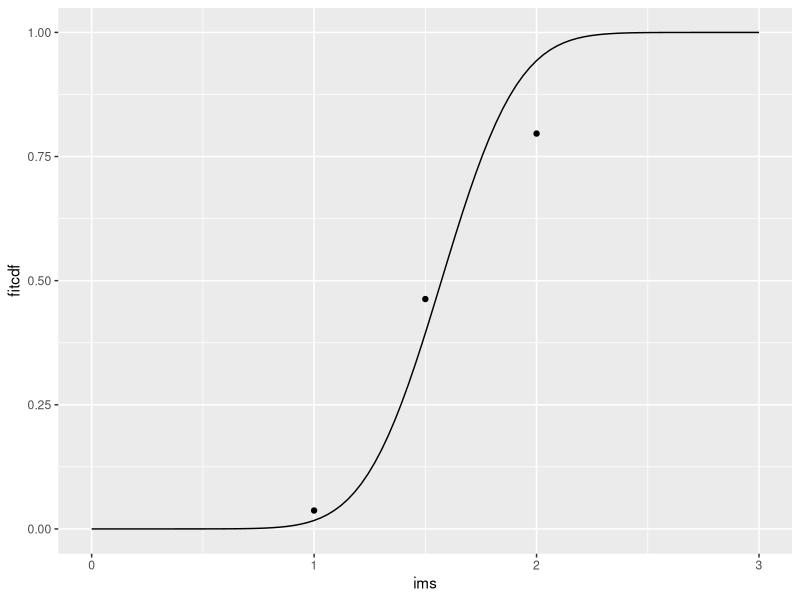

Recreate this plot in R.
# Huy Pham
# UC Berkeley
# Created: October 2020
# Description: This script does logistic regression to determine param importance

library(tidyverse)

rm(list=ls())

# dataPath <- '../pastRuns/random200withTfb.csv'
# 
# isolDat <- read.csv(dataPath, header=TRUE)
# 
# # non dims
# isolDat$TfbRatio <- isolDat$Tfb/isolDat$Tm
# isolDat$mu2Ratio <- isolDat$mu2/isolDat$GMSTm
# isolDat$gapRatio <- isolDat$moatGap/(isolDat$GMSTm*isolDat$Tm^2)
# isolDat$T2Ratio <- isolDat$T2/isolDat$Tm
# isolDat$Ry <- isolDat$RI
# isolDat$zeta <- isolDat$zetaM
# isolDat$A_S1 <- isolDat$S1Ampli
# 
# isolDat$collapsed <- as.numeric(isolDat$collapseDrift1 |
#                                   isolDat$collapseDrift2 |
#                                   isolDat$collapseDrift3)
# 
# collapsedLogit <- glm(collapsed ~ TfbRatio + mu2Ratio + gapRatio + T2Ratio +
#                         Ry + zeta, data = isolDat)
# 
# summary(collapsedLogit)
# 
# impactedLogit <- glm(impacted ~ TfbRatio + mu2Ratio + gapRatio + T2Ratio +
#                         Ry + zeta, data = isolDat)
# 
# summary(impactedLogit)
# 
# piGroups <- data.frame(isolDat$TfbRatio,
#                        isolDat$mu2Ratio,
#                        isolDat$gapRatio,
#                        isolDat$T2Ratio,
#                        isolDat$Ry,
#                        isolDat$zeta)
# 
# corMatPi <- piGroups %>% as.matrix %>% cor %>% as.data.frame
# 
# rawVars <- data.frame(isolDat$Ry,
#                       isolDat$Tfb,
#                       isolDat$Tm,
#                       isolDat$mu2,
#                       isolDat$moatGap,
#                       isolDat$zetaM,
#                       isolDat$T2,
#                       isolDat$GMSTm)
# 
# corMatRaw <- rawVars %>% as.matrix %>% cor %>% as.data.frame
# 
collapsed <- c(2, 25, 43)
pCol <- collapsed/54
imLevel <- c(1, 1.5, 2)

# fit lognormal parameters using binomial likelihood function
startPt <- c(mean(log(imLevel)), sqrt(var(log(imLevel))))

negBinomLik <- function(lnormPars){
  p <- pnorm(log(imLevel), mean = lnormPars[1], sd = lnormPars[2])
  binomPdfs <- dbinom(collapsed, size = 54, prob = p)
  likelihood <- prod(binomPdfs)
  return(-likelihood)
}

fit <- optim(startPt, negBinomLik)

theta <- exp(fit$par[1])
beta <- fit$par[2]

ims <- seq(0, 3, length.out = 100)
fitcdf <- pnorm(ims, mean = theta, sd = beta)

idaFit <- data.frame(ims, fitcdf)
idaData <- data.frame(imLevel, collapsed, pCol)

ggplot(data = idaFit, aes(ims, fitcdf)) + geom_line() +
  geom_point(data = idaData, aes(imLevel, pCol))

# ida <- data.frame(imLevel, pCol)
# 
# colFit <- glm(pCol ~ imLevel, data = ida, family = "binomial")
# 
# idaNew <- data.frame(imLevel = seq(0.8, 3.0, length.out = 100))
# idaNew$probs <- predict(colFit, newdata=idaNew, type = "response")
